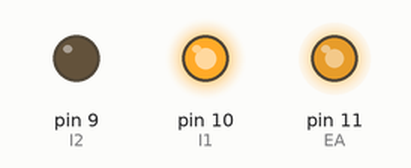
A sketch run on a simulated Arduino Uno, built with avr-gcc and run on an emulated ATmega328P. Parts: output pins drawn as LEDs (lit = HIGH).

Above: at 0.05 s.
At 3.95 s:
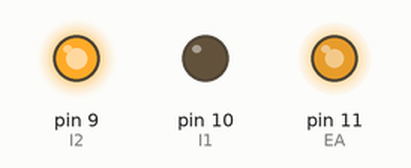
Timing chart, 0 to 4.6 s (numbered marks = the images above):
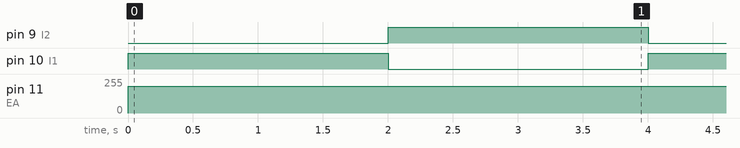

The sketch:

PuenteH.ino
```cpp
#define EA 11
#define I1 10
#define I2 9

void setup()
{
pinMode(EA, OUTPUT);
pinMode(I1, OUTPUT);
pinMode(I2, OUTPUT);
}

void loop()
{
//Establecemos la velocidad a 200
analogWrite(EA, 200);

//Hacia delante
digitalWrite(I1, HIGH);
digitalWrite(I2, LOW);

delay(2000);

//Y para atras
digitalWrite(I1, LOW);
digitalWrite(I2, HIGH);

delay(2000);
}
```

Measured:
- by itself, pin 9 (I2), pin 10 (I1): alternates HIGH for 2.0 s and LOW for 2.0 s
- by itself, pin 11 (EA): 0/255 → 200/255 at 0.00 s
